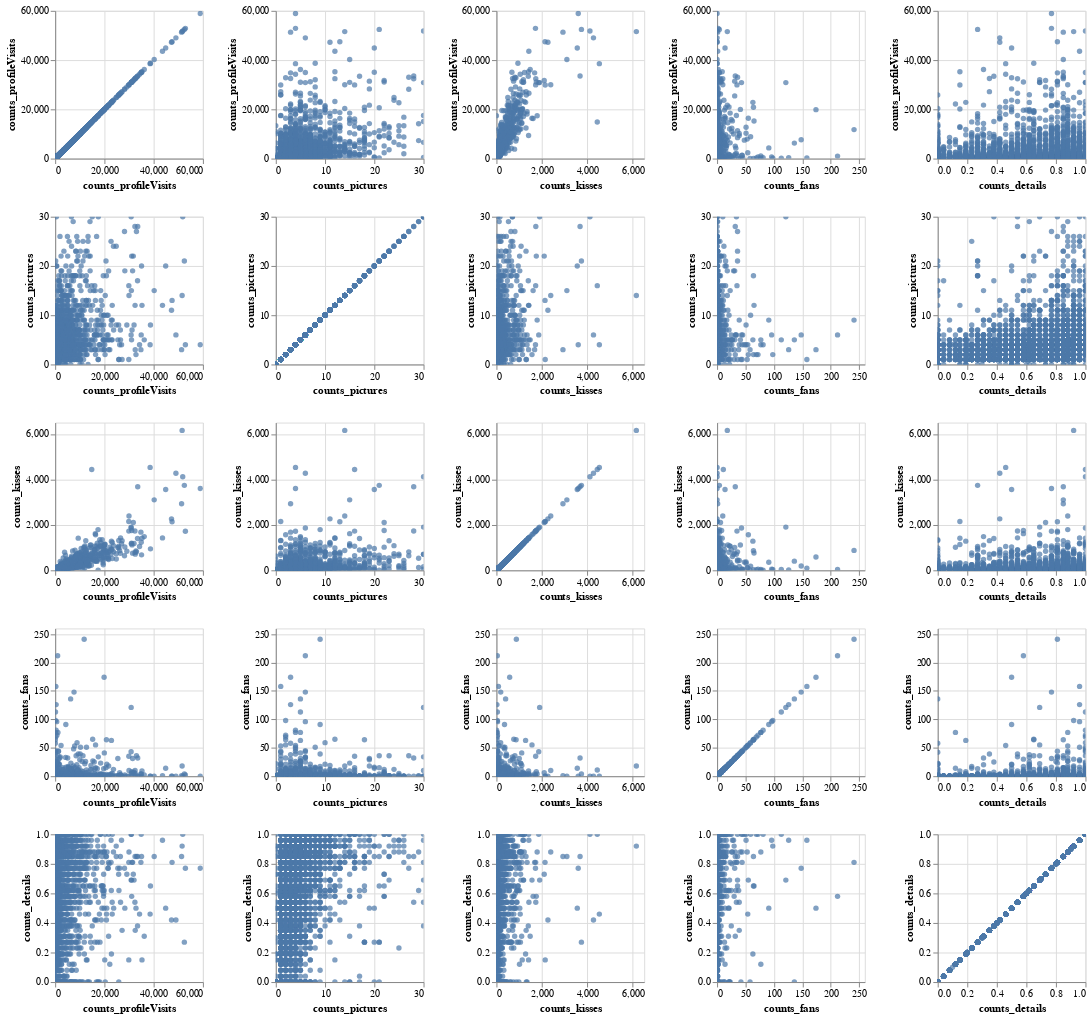

The notebook cell this image was saved under:
### Markdown cell above
Wie bereits oben beschrieben, bestätigt sich bei den Charts die Rechtsschiefe der vorliegenden Variablen. Dabei sind die Bins vor allem bei counts_fans aufgrund der Ausreißer sehr grob gefasst, weshalb sich die genaue Datenstruktur nur schwer erkennen lässt. Entgegen aller anderen Variablen weißt counts_details eine, ausgeschlossen die Profile ohne jede Angabe, in der Tendenz linksschiefe Verteilung auf.

### Code cell
alt.Chart(df_train).mark_circle().encode(
    alt.X(alt.repeat("column"), type='quantitative'),
    alt.Y(alt.repeat("row"), type='quantitative')
).properties(
    width=150,
    height=150
).repeat(
    row=['counts_profileVisits','counts_pictures','counts_kisses','counts_fans', 'counts_details'],
    column=['counts_profileVisits','counts_pictures','counts_kisses','counts_fans', 'counts_details']
).interactive()

### Figure 1 — Vega-Lite specification as saved in the notebook (floating-point values rounded to 4 significant figures; data arrays with more than 128 entries replaced by an {"elided": "..."} marker saying what was removed)
{"config": {"view": {"continuousWidth": 300, "continuousHeight": 300}}, "repeat": {"column": ["counts_profileVisits", "counts_pictures", "counts_kisses", "counts_fans", "counts_details"], "row": ["counts_profileVisits", "counts_pictures", "counts_kisses", "counts_fans", "counts_details"]}, "spec": {"data": {"name": "data-8dcf6dfd0f524e0edf70e09a54b27c19"}, "mark": {"type": "circle"}, "encoding": {"x": {"field": {"repeat": "column"}, "type": "quantitative"}, "y": {"field": {"repeat": "row"}, "type": "quantitative"}}, "height": 150, "name": "view_1", "width": 150}, "params": [{"name": "param_1", "select": {"type": "interval", "encodings": ["x", "y"]}, "bind": "scales", "views": ["view_1_child__row_counts_profileVisitscolumn_counts_profileVisits", "view_1_child__row_counts_profileVisitscolumn_counts_pictures", "view_1_child__row_counts_profileVisitscolumn_counts_kisses", "view_1_child__row_counts_profileVisitscolumn_counts_fans", "view_1_child__row_counts_profileVisitscolumn_counts_details", "view_1_child__row_counts_picturescolumn_counts_profileVisits", "view_1_child__row_counts_picturescolumn_counts_pictures", "view_1_child__row_counts_picturescolumn_counts_kisses", "view_1_child__row_counts_picturescolumn_counts_fans", "view_1_child__row_counts_picturescolumn_counts_details", "view_1_child__row_counts_kissescolumn_counts_profileVisits", "view_1_child__row_counts_kissescolumn_counts_pictures", "view_1_child__row_counts_kissescolumn_counts_kisses", "view_1_child__row_counts_kissescolumn_counts_fans", "view_1_child__row_counts_kissescolumn_counts_details", "view_1_child__row_counts_fanscolumn_counts_profileVisits", "view_1_child__row_counts_fanscolumn_counts_pictures", "view_1_child__row_counts_fanscolumn_counts_kisses", "view_1_child__row_counts_fanscolumn_counts_fans", "view_1_child__row_counts_fanscolumn_counts_details", "view_1_child__row_counts_detailscolumn_counts_profileVisits", "view_1_child__row_counts_detailscolumn_counts_pictures", "view_1_child__row_counts_detailscolumn_counts_kisses", "view_1_child__row_counts_detailscolumn_counts_fans", "view_1_child__row_counts_detailscolumn_counts_details"]}], "$schema": "https://vega.github.io/schema/vega-lite/v5.15.1.json", "datasets": {"data-8dcf6dfd0f524e0edf70e09a54b27c19": {"elided": "2740 records"}}}
